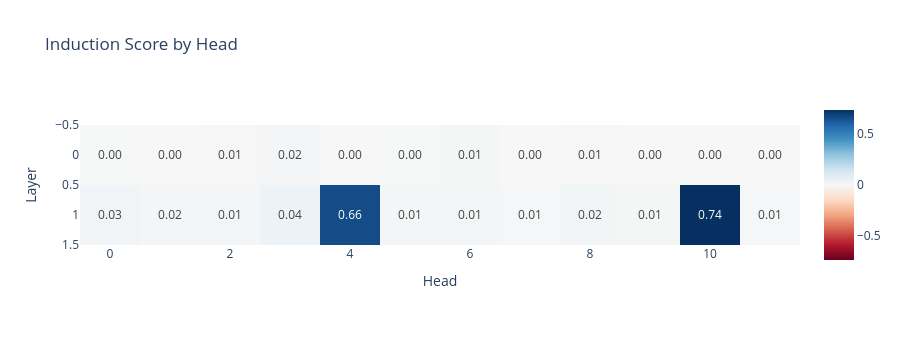

Write notebook code for a chart like this one.
### Markdown cell above
## In-Trace Interventions with NNsight

One of the great things about interpreting neural networks is that we have *full control* over our system. We can make precise, surgical edits and see how the model's behaviour and other internals change. This is an extremely powerful tool for understanding model behaviour.

In NNsight, interventions happen **inside the trace context**. You can:

1. **Read activations**: Use `.output.save()` or `.input.save()` on any module
2. **Modify activations**: Assign new values to `.output` or `.input` within the trace
3. **Combine both**: Read a value, transform it, and write it back

```python
# Example: zero-ablating a specific head's output
with model.trace(tokens):
    # Read the current value
    attn_output = model.transformer.h[0].attn.output
    # Modify it (e.g., zero out head 3)
    attn_output[:, :, 3, :] = 0.0
    # Save the final logits to see the effect
    logits = model.lm_head.output.save()
```

<details>
<summary>Aside — comparison with TransformerLens hooks</summary>

In TransformerLens, you would use `model.run_with_hooks(tokens, fwd_hooks=[(hook_name, hook_fn)])` where `hook_fn` is a function that takes the activation tensor and a hook point object, and returns a modified tensor. NNsight's approach is more direct — you just modify the activation in-place within the trace context, without needing to define separate hook functions. Both approaches achieve the same thing, but NNsight's is often more readable for simple interventions.
</details>

## Induction Head Scoring

Let's use these techniques to compute induction scores for all heads. For our 2L model, we'll compute attention patterns directly and score each head.

### Code cell
if MAIN:
    seq_len = 50
    batch_size = 10
    rep_tokens_10 = generate_repeated_tokens(model, seq_len, batch_size)

    # Compute induction scores using nnterp's attention_probabilities accessor
    n_layers = model._model.n_layers
    n_heads = model._model.n_heads
    induction_score_store = t.zeros((n_layers, n_heads), device=device)

    # Get attention patterns via nnterp in a single trace
    patterns_10 = get_attention_patterns_2l(model, rep_tokens_10)

    for layer_idx in range(n_layers):
        pattern = patterns_10[layer_idx]  # [batch, n_heads, seq, seq]
        induction_stripe = pattern.diagonal(dim1=-2, dim2=-1, offset=1 - seq_len)
        induction_score = einops.reduce(
            induction_stripe, "batch head_index position -> head_index", "mean"
        )
        induction_score_store[layer_idx, :] = induction_score

    imshow(
        induction_score_store,
        labels={"x": "Head", "y": "Layer"},
        title="Induction Score by Head",
        text_auto=".2f",
        width=900,
        height=350,
    )

### Figure 1 — Plotly figure (JSON) as saved in the notebook; plotly's stock layout.template omitted (floating-point values rounded to 4 significant figures)
{"data": [{"coloraxis": "coloraxis", "hovertemplate": "Head: %{x}<br>Layer: %{y}<br>color: %{z}<extra></extra>", "name": "0", "texttemplate": "%{z:.2f}", "type": "heatmap", "xaxis": "x", "yaxis": "y", "z": [[0.002646, 0.0006964, 0.005492, 0.01688, 0.0005503, 0.004066, 0.01203, 3.067e-09, 0.005103, 0.0001918, 0.0005646, 0.0003934], [0.02526, 0.01523, 0.01454, 0.04311, 0.6619, 0.01249, 0.01256, 0.007433, 0.01942, 0.01091, 0.7394, 0.008897]]}], "layout": {"coloraxis": {"cmid": 0, "colorscale": [[0, "rgb(103,0,31)"], [0.1, "rgb(178,24,43)"], [0.2, "rgb(214,96,77)"], [0.3, "rgb(244,165,130)"], [0.4, "rgb(253,219,199)"], [0.5, "rgb(247,247,247)"], [0.6, "rgb(209,229,240)"], [0.7, "rgb(146,197,222)"], [0.8, "rgb(67,147,195)"], [0.9, "rgb(33,102,172)"], [1, "rgb(5,48,97)"]]}, "height": 350, "title": {"text": "Induction Score by Head"}, "width": 900, "xaxis": {"anchor": "y", "constrain": "domain", "domain": [0, 1], "scaleanchor": "y", "title": {"text": "Head"}}, "yaxis": {"anchor": "x", "autorange": "reversed", "constrain": "domain", "domain": [0, 1], "title": {"text": "Layer"}}}}
